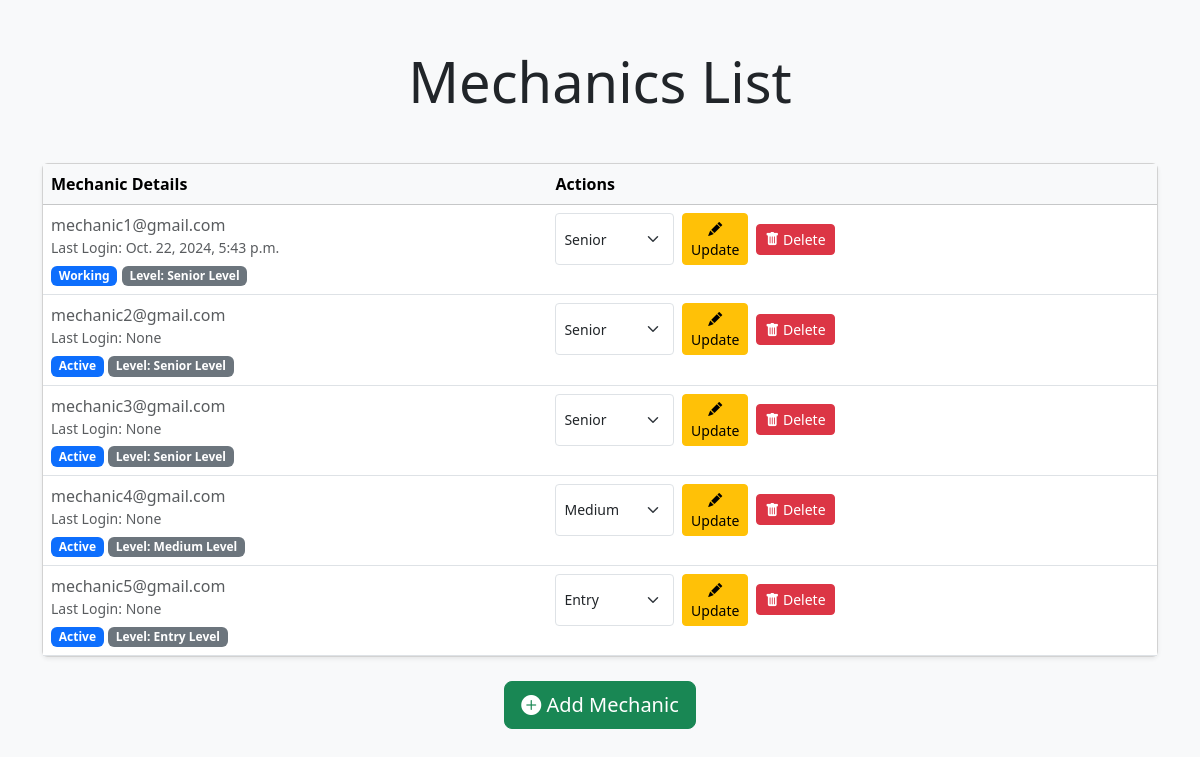
Before: /mechanic_list/ with the older database file.
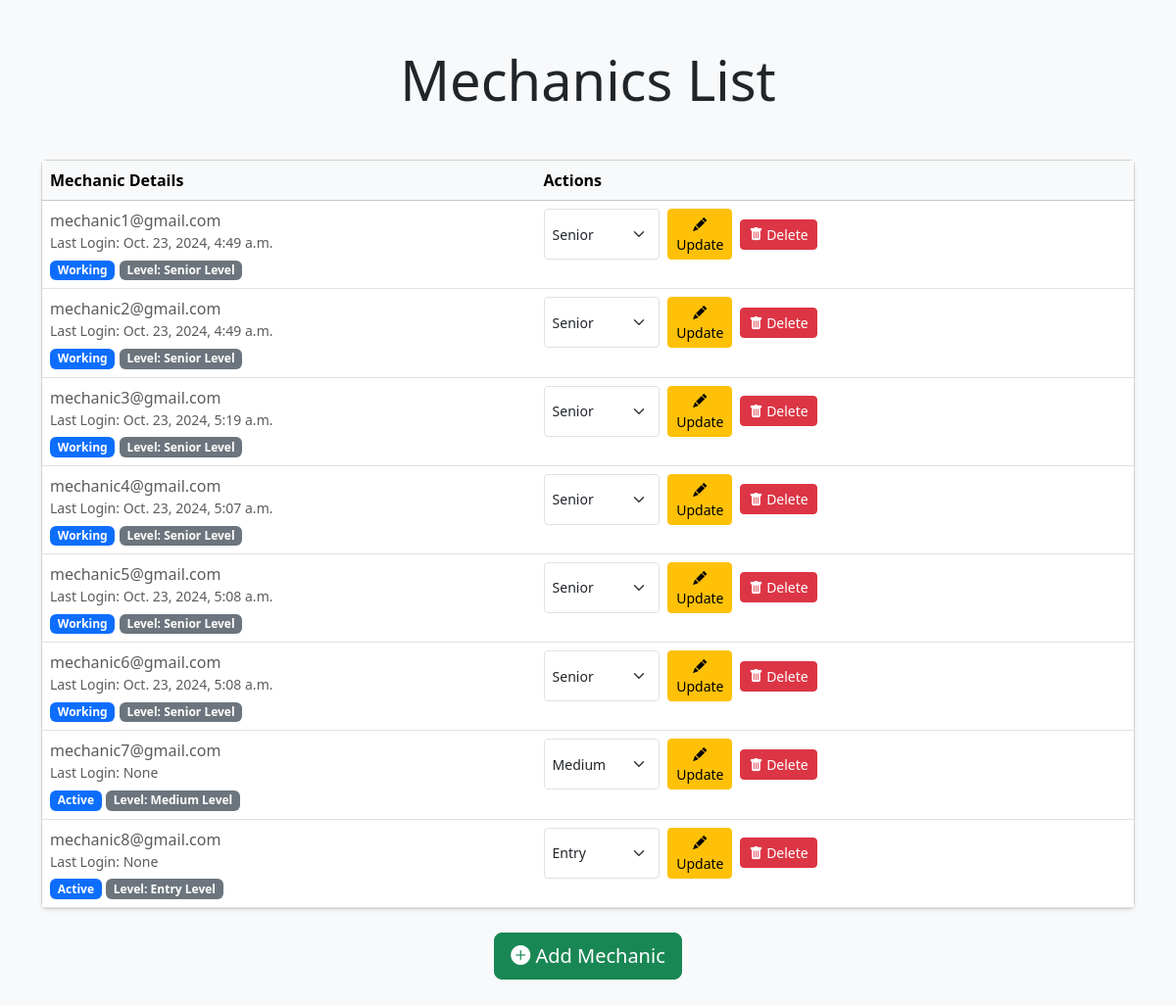
After: the same page with the newer database file.
### autocareweb/models.py (models this page shows, shortened)
class CustomUser(AbstractBaseUser, PermissionsMixin):
    email = models.EmailField(unique=True)
    role = models.CharField(max_length=20, choices=UserRole.choices, default=UserRole.CUSTOMER)
    is_active = models.BooleanField(default=True)
    is_staff = models.BooleanField(default=False)
    objects = CustomUserManager()
    USERNAME_FIELD = 'email'
    REQUIRED_FIELDS = []

class Mechanic(models.Model):
    mechanic = models.OneToOneField(CustomUser, on_delete=models.CASCADE, default=1)
    status = models.IntegerField(choices=MechanicStatus.choices, default=MechanicStatus.ACTIVE)
    level = models.IntegerField(choices=MechanicLevel.choices, default=MechanicLevel.ENTRY)

### autocareweb/views.py (the view)
def mechanic_list(request):
    mechanics_users = CustomUser.objects.filter(role='mechanic')
    mechanics_data = []
    for user in mechanics_users:
        mechanic_details = Mechanic.objects.filter(mechanic=user).first()
        user_details = UserDetails.objects.filter(user=user).first()
        mechanics_data.append({
            'mechanic': user,
            'data': mechanic_details,
            'details': user_details
        })
    return render(request, 'admin/mechanics_list.html', {'mechanics': mechanics_data})

### templates/admin/mechanics_list.html (shortened to what this page needs)
<!DOCTYPE html>
<html lang="en">
<head>
    <link href="https://cdnjs.cloudflare.com/ajax/libs/bootstrap/5.3.2/css/bootstrap.min.css" rel="stylesheet">
    <link href="https://cdnjs.cloudflare.com/ajax/libs/bootstrap-icons/1.11.1/font/bootstrap-icons.min.css" rel="stylesheet">
</head>
<body class="bg-light">
    <div class="container py-5">
        <h1 class="display-4 text-center mb-5">Mechanics List</h1>
        <div class="card shadow-sm">
            <div class="table-responsive">
                <table class="table table-hover mb-0">
                    <thead class="table-light">
                        <tr>
                            <th>Mechanic Details</th>
                            <th>Actions</th>
                        </tr>
                    </thead>
                    <tbody>
                        {% for mech in mechanics %}
                        <tr class="mechanic-row">
                            <td onclick="window.location.href='{% url 'mechanic_profile' mech.mechanic.email %}'">
                                <div class="d-flex flex-column">
                                    <div class="text-muted">{{ mech.mechanic.email }}</div>
                                    <small class="text-muted">Last Login: {{ mech.mechanic.last_login }}</small>
                                    <div class="mt-1">
                                        <span class="badge bg-primary">{{ mech.data.get_status_display }}</span>
                                        <span class="badge bg-secondary">Level: {{ mech.data.get_level_display }}</span>
                                    </div>
                                </div>
                            </td>
                            <td class="actions-cell">
                                <div class="d-flex gap-2 align-items-center">
                                    <form id="update-form-{{ mech.mechanic.id }}" method="POST" action="{% url 'update_mechanic_level' mech.mechanic.id %}" class="d-flex gap-2">
                                        <select name="level" class="form-select form-select-sm">
                                            <option value="1" {% if mech.data.level == 1 %}selected{% endif %}>Senior</option>
                                            <option value="2" {% if mech.data.level == 2 %}selected{% endif %}>Medium</option>
                                            <option value="3" {% if mech.data.level == 3 %}selected{% endif %}>Entry</option>
                                        </select>
                                        <button type="button" class="btn btn-warning btn-sm" onclick="confirmUpdate({{ mech.mechanic.id }})">
                                            <i class="bi bi-pencil-fill"></i> Update
                                        </button>
                                    </form>
                                    <button class="btn btn-danger btn-sm" onclick="confirmDelete('{{ mech.mechanic.email|default_if_none:'' }}')">
                                        <i class="bi bi-trash-fill"></i> Delete
                                    </button>
                                </div>
                            </td>
                        </tr>
                        {% endfor %}
                    </tbody>
                </table>
            </div>
        </div>
        <div class="text-center mt-4">
            <a href="{% url 'add_mechanic' %}" class="btn btn-success btn-lg">
                <i class="bi bi-plus-circle-fill"></i> Add Mechanic
            </a>
        </div>
    </div>
</body>
</html>

Changed rows visible on the page:
changed CustomUser "mechanic1@gmail.com": mechanic.last_login "Oct. 22, 2024, 5:43 p.m." → "Oct. 23, 2024, 4:49 a.m."
changed CustomUser "mechanic2@gmail.com": mechanic.last_login "None" → "Oct. 23, 2024, 4:49 a.m."; data.status "Active" → "Working"
changed CustomUser "mechanic3@gmail.com": mechanic.last_login "None" → "Oct. 23, 2024, 5:19 a.m."; data.status "Active" → "Working"
changed CustomUser "mechanic4@gmail.com": mechanic.last_login "None" → "Oct. 23, 2024, 5:07 a.m."; data.status "Active" → "Working"; data.level "Medium Level" → "Senior Level"; level "Medium" → "Senior"
changed CustomUser "mechanic5@gmail.com": mechanic.last_login "None" → "Oct. 23, 2024, 5:08 a.m."; data.status "Active" → "Working"; data.level "Entry Level" → "Senior Level"; level "Entry" → "Senior"
added CustomUser: mechanic.email "mechanic6@gmail.com", mechanic.last_login "Oct. 23, 2024, 5:08 a.m.", data.status "Working", data.level "Senior Level", level "Senior"
added CustomUser: mechanic.email "mechanic7@gmail.com", mechanic.last_login "None", data.status "Active", data.level "Medium Level", level "Medium"
added CustomUser: mechanic.email "mechanic8@gmail.com", mechanic.last_login "None", data.status "Active", data.level "Entry Level", level "Entry"
